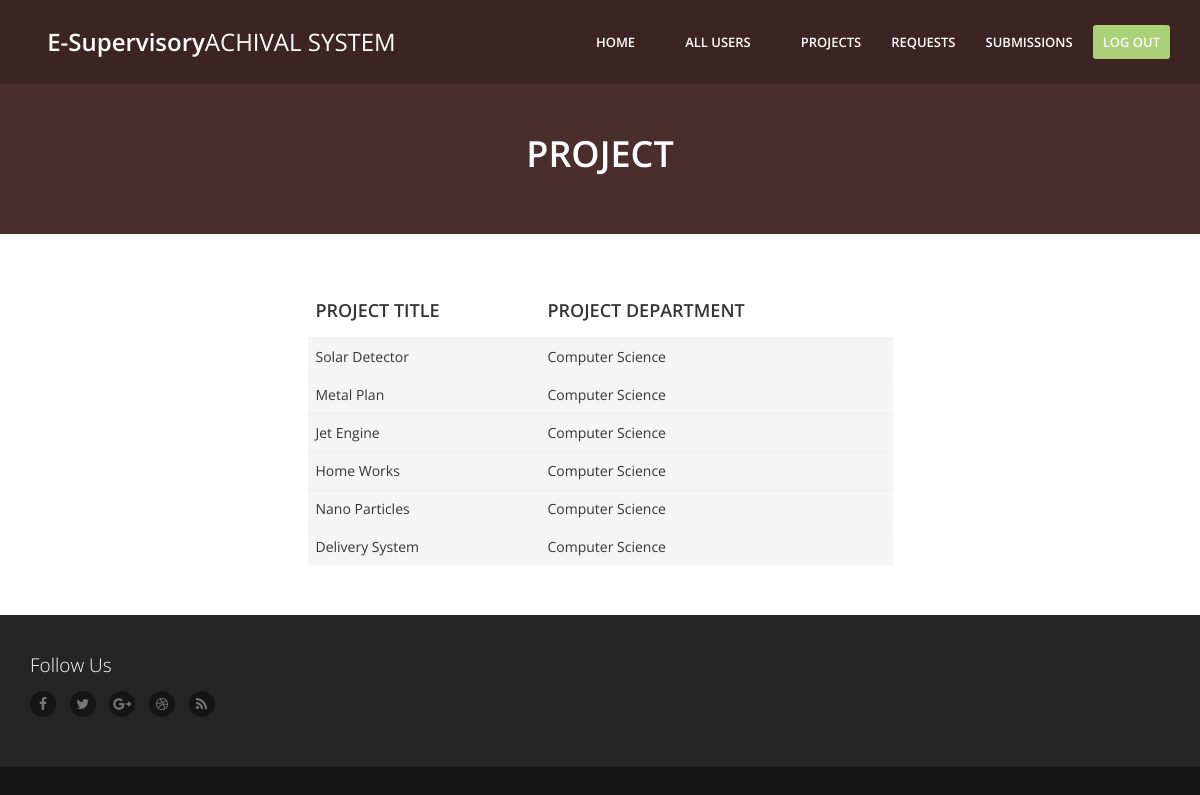
The page /admin/project.php (signed in) on the database its author committed.
### tables this page shows
CREATE TABLE IF NOT EXISTS `project` (
  `id` int(11) NOT NULL AUTO_INCREMENT,
  `project_name` varchar(200) NOT NULL,
  `project_department` varchar(200) NOT NULL,
  `proj_supervisors` varchar(30) NOT NULL DEFAULT 'No Supervisor',
  `proj_users` varchar(30) NOT NULL DEFAULT 'No Reqest',
  PRIMARY KEY (`id`)
);

### admin/project.php (the view, shortened to what this page needs)
<?php
    require "header.php";
    ?>
    <main>
            <section class="site-section site-section-light site-section-top themed-background-dark-fire ">
            <div class="container text-center">
                    <h1 class="animation-slideDown"><strong>PROJECT</strong></h1>
                </div>
            </section>
            <div class="site-content site-section">
                    <div class="row">
                        <div class="col-sm-6 col-sm-offset-3 ">
                        <div class="site-block">
                        <table class="table">
						  <thead>
							<tr>
							  <th>PROJECT TITLE</th>
							  <th>PROJECT DEPARTMENT</th>
							</tr>
						  </thead>
							<?php
        include("includes/dbh.inc.php");
        $view_project_query="select * from project";
        $run=mysqli_query($conn,$view_project_query);
        while($row=mysqli_fetch_array($run))
        {
            $project_name=$row[1];
            $project_department=$row[2];
        ?>
							 <tbody>
							<tr class="active">
							<td><?php echo $project_name;  ?></td>
            <td><?php echo $project_department;  ?></td>
							</tr>
							<?php } ?>
						  </tbody>
						</table>
                            </div>
                        </div>
                    </div>
                    </div>
    </main>
<?php
require "footer.php";
?>

### admin/css/main.css (style rules this page uses)
body { font-family: "Open Sans", "Helvetica Neue", Helvetica, Arial, sans-serif; color: #353535; background-color: #151515; }
.site-section { padding: 50px 0; }
.site-block { margin-bottom: 49px; }
.site-content { background-color: #ffffff; padding-bottom: 1px; }
.site-section-top { padding-top: 114px; overflow: hidden; }
.site-section-light { color: #ffffff; }
h1, h2, h3, h4, h5, h6, .h1, .h2, .h3, .h4, .h5, .h6, h1 small, h2 small, h3 small, h4 small, h5 small, h6 small, .h1 small, .h2 small, .h3 small, .h4 small, .h5 small, .h6 small { font-weight: 300; }
strong { font-weight: 600; }
.table thead > tr > th { font-size: 18px; font-weight: 600; }
.table thead > tr > th, .table thead > tr > td, .table tfoot > tr > th, .table tfoot > tr > td { padding-top: 14px; padding-bottom: 14px; }
.table thead > tr > th, .table tbody > tr > th, .table tfoot > tr > th, .table thead > tr > td, .table tbody > tr > td, .table tfoot > tr > td, .table tbody + tbody, .table-bordered, .table-bordered > thead > tr > th, .table-bordered > tbody > tr > th, .table-bordered > tfoot > tr > th, .table-bordered > thead > tr > td, .table-bordered > tbody > tr > td, .table-bordered > tfoot > tr > td { border-color: #f2f2f2; }
p, .table, .alert, .carousel { margin-bottom: 20px; }

### admin/css/themes.css (style rules this page uses)
.themed-background-dark-fire { background-color: #4a2e2b !important; }

### rows shown on the page
project: project_name "Solar Detector", project_department "Computer Science"
project: project_name "Metal Plan", project_department "Computer Science"
project: project_name "Jet Engine", project_department "Computer Science"
project: project_name "Home Works", project_department "Computer Science"
project: project_name "Nano Particles", project_department "Computer Science"
project: project_name "Delivery System", project_department "Computer Science"
